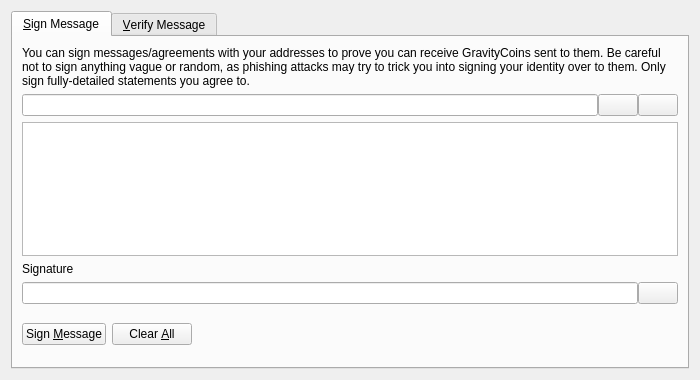
<?xml version="1.0" encoding="UTF-8"?>
<ui version="4.0">
 <class>SignVerifyMessageDialog</class>
 <widget class="QDialog" name="SignVerifyMessageDialog">
  <property name="geometry">
   <rect>
    <x>0</x>
    <y>0</y>
    <width>700</width>
    <height>380</height>
   </rect>
  </property>
  <property name="windowTitle">
   <string>Signatures - Sign / Verify a Message</string>
  </property>
  <property name="modal">
   <bool>true</bool>
  </property>
  <layout class="QVBoxLayout" name="verticalLayout">
   <item>
    <widget class="QTabWidget" name="tabWidget">
     <property name="currentIndex">
      <number>0</number>
     </property>
     <widget class="QWidget" name="tabSignMessage">
      <attribute name="title">
       <string>&amp;Sign Message</string>
      </attribute>
      <layout class="QVBoxLayout" name="verticalLayout_SM">
       <item>
        <widget class="QLabel" name="infoLabel_SM">
         <property name="text">
          <string>You can sign messages/agreements with your addresses to prove you can receive GravityCoins sent to them. Be careful not to sign anything vague or random, as phishing attacks may try to trick you into signing your identity over to them. Only sign fully-detailed statements you agree to.</string>
         </property>
         <property name="textFormat">
          <enum>Qt::PlainText</enum>
         </property>
         <property name="wordWrap">
          <bool>true</bool>
         </property>
        </widget>
       </item>
       <item>
        <layout class="QHBoxLayout" name="horizontalLayout_1_SM">
         <property name="spacing">
          <number>0</number>
         </property>
         <item>
          <widget class="QValidatedLineEdit" name="addressIn_SM">
           <property name="toolTip">
            <string>The Bitcoin address to sign the message with</string>
           </property>
          </widget>
         </item>
         <item>
          <widget class="QPushButton" name="addressBookButton_SM">
           <property name="toolTip">
            <string>Choose previously used address</string>
           </property>
           <property name="text">
            <string/>
           </property>
           <property name="icon">
            <iconset resource="../bitcoin.qrc">
             <normaloff>:/icons/address-book</normaloff>:/icons/address-book</iconset>
           </property>
           <property name="shortcut">
            <string>Alt+A</string>
           </property>
           <property name="autoDefault">
            <bool>false</bool>
           </property>
          </widget>
         </item>
         <item>
          <widget class="QPushButton" name="pasteButton_SM">
           <property name="toolTip">
            <string>Paste address from clipboard</string>
           </property>
           <property name="text">
            <string/>
           </property>
           <property name="icon">
            <iconset resource="../bitcoin.qrc">
             <normaloff>:/icons/editpaste</normaloff>:/icons/editpaste</iconset>
           </property>
           <property name="shortcut">
            <string>Alt+P</string>
           </property>
           <property name="autoDefault">
            <bool>false</bool>
           </property>
          </widget>
         </item>
        </layout>
       </item>
       <item>
        <widget class="QPlainTextEdit" name="messageIn_SM">
         <property name="toolTip">
          <string>Enter the message you want to sign here</string>
         </property>
        </widget>
       </item>
       <item>
        <widget class="QLabel" name="signatureLabel_SM">
         <property name="text">
          <string>Signature</string>
         </property>
         <property name="textFormat">
          <enum>Qt::PlainText</enum>
         </property>
        </widget>
       </item>
       <item>
        <layout class="QHBoxLayout" name="horizontalLayout_2_SM">
         <property name="spacing">
          <number>0</number>
         </property>
         <item>
          <widget class="QLineEdit" name="signatureOut_SM">
           <property name="font">
            <font>
             <italic>true</italic>
            </font>
           </property>
           <property name="readOnly">
            <bool>true</bool>
           </property>
          </widget>
         </item>
         <item>
          <widget class="QPushButton" name="copySignatureButton_SM">
           <property name="toolTip">
            <string>Copy the current signature to the system clipboard</string>
           </property>
           <property name="text">
            <string/>
           </property>
           <property name="icon">
            <iconset resource="../bitcoin.qrc">
             <normaloff>:/icons/editcopy</normaloff>:/icons/editcopy</iconset>
           </property>
           <property name="autoDefault">
            <bool>false</bool>
           </property>
          </widget>
         </item>
        </layout>
       </item>
       <item>
        <layout class="QHBoxLayout" name="horizontalLayout_3_SM">
         <item>
          <widget class="QPushButton" name="signMessageButton_SM">
           <property name="toolTip">
            <string>Sign the message to prove you own this GravityCoin address</string>
           </property>
           <property name="text">
            <string>Sign &amp;Message</string>
           </property>
           <property name="icon">
            <iconset resource="../bitcoin.qrc">
             <normaloff>:/icons/edit</normaloff>:/icons/edit</iconset>
           </property>
           <property name="autoDefault">
            <bool>false</bool>
           </property>
          </widget>
         </item>
         <item>
          <widget class="QPushButton" name="clearButton_SM">
           <property name="toolTip">
            <string>Reset all sign message fields</string>
           </property>
           <property name="text">
            <string>Clear &amp;All</string>
           </property>
           <property name="icon">
            <iconset resource="../bitcoin.qrc">
             <normaloff>:/icons/remove</normaloff>:/icons/remove</iconset>
           </property>
           <property name="autoDefault">
            <bool>false</bool>
           </property>
          </widget>
         </item>
         <item>
          <spacer name="horizontalSpacer_1_SM">
           <property name="orientation">
            <enum>Qt::Horizontal</enum>
           </property>
           <property name="sizeHint" stdset="0">
            <size>
             <width>40</width>
             <height>48</height>
            </size>
           </property>
          </spacer>
         </item>
         <item>
          <widget class="QLabel" name="statusLabel_SM">
           <property name="font">
            <font>
             <weight>75</weight>
             <bold>true</bold>
            </font>
           </property>
           <property name="text">
            <string/>
           </property>
           <property name="wordWrap">
            <bool>true</bool>
           </property>
          </widget>
         </item>
         <item>
          <spacer name="horizontalSpacer_2_SM">
           <property name="orientation">
            <enum>Qt::Horizontal</enum>
           </property>
           <property name="sizeHint" stdset="0">
            <size>
             <width>40</width>
             <height>48</height>
            </size>
           </property>
          </spacer>
         </item>
        </layout>
       </item>
      </layout>
     </widget>
     <widget class="QWidget" name="tabVerifyMessage">
      <attribute name="title">
       <string>&amp;Verify Message</string>
      </attribute>
      <layout class="QVBoxLayout" name="verticalLayout_VM">
       <item>
        <widget class="QLabel" name="infoLabel_VM">
         <property name="text">
          <string>Enter the receiver's address, message (ensure you copy line breaks, spaces, tabs, etc. exactly) and signature below to verify the message. Be careful not to read more into the signature than what is in the signed message itself, to avoid being tricked by a man-in-the-middle attack. Note that this only proves the signing party receives with the address, it cannot prove sendership of any transaction!</string>
         </property>
         <property name="textFormat">
          <enum>Qt::PlainText</enum>
         </property>
         <property name="alignment">
          <set>Qt::AlignLeading|Qt::AlignLeft|Qt::AlignTop</set>
         </property>
         <property name="wordWrap">
          <bool>true</bool>
         </property>
        </widget>
       </item>
       <item>
        <layout class="QHBoxLayout" name="horizontalLayout_1_VM">
         <property name="spacing">
          <number>0</number>
         </property>
         <item>
          <widget class="QValidatedLineEdit" name="addressIn_VM">
           <property name="toolTip">
            <string>The GravityCoin address the message was signed with</string>
           </property>
          </widget>
         </item>
         <item>
          <widget class="QPushButton" name="addressBookButton_VM">
           <property name="toolTip">
            <string>Choose previously used address</string>
           </property>
           <property name="text">
            <string/>
           </property>
           <property name="icon">
            <iconset resource="../bitcoin.qrc">
             <normaloff>:/icons/address-book</normaloff>:/icons/address-book</iconset>
           </property>
           <property name="shortcut">
            <string>Alt+A</string>
           </property>
           <property name="autoDefault">
            <bool>false</bool>
           </property>
          </widget>
         </item>
        </layout>
       </item>
       <item>
        <widget class="QPlainTextEdit" name="messageIn_VM"/>
       </item>
       <item>
        <widget class="QValidatedLineEdit" name="signatureIn_VM"/>
       </item>
       <item>
        <layout class="QHBoxLayout" name="horizontalLayout_2_VM">
         <item>
          <widget class="QPushButton" name="verifyMessageButton_VM">
           <property name="toolTip">
            <string>Verify the message to ensure it was signed with the specified GravityCoin address</string>
           </property>
           <property name="text">
            <string>Verify &amp;Message</string>
           </property>
           <property name="icon">
            <iconset resource="../bitcoin.qrc">
             <normaloff>:/icons/transaction_0</normaloff>:/icons/transaction_0</iconset>
           </property>
           <property name="autoDefault">
            <bool>false</bool>
           </property>
          </widget>
         </item>
         <item>
          <widget class="QPushButton" name="clearButton_VM">
           <property name="toolTip">
            <string>Reset all verify message fields</string>
           </property>
           <property name="text">
            <string>Clear &amp;All</string>
           </property>
           <property name="icon">
            <iconset resource="../bitcoin.qrc">
             <normaloff>:/icons/remove</normaloff>:/icons/remove</iconset>
           </property>
           <property name="autoDefault">
            <bool>false</bool>
           </property>
          </widget>
         </item>
         <item>
          <spacer name="horizontalSpacer_1_VM">
           <property name="orientation">
            <enum>Qt::Horizontal</enum>
           </property>
           <property name="sizeHint" stdset="0">
            <size>
             <width>40</width>
             <height>48</height>
            </size>
           </property>
          </spacer>
         </item>
         <item>
          <widget class="QLabel" name="statusLabel_VM">
           <property name="font">
            <font>
             <weight>75</weight>
             <bold>true</bold>
            </font>
           </property>
           <property name="text">
            <string/>
           </property>
           <property name="wordWrap">
            <bool>true</bool>
           </property>
          </widget>
         </item>
         <item>
          <spacer name="horizontalSpacer_2_VM">
           <property name="orientation">
            <enum>Qt::Horizontal</enum>
           </property>
           <property name="sizeHint" stdset="0">
            <size>
             <width>40</width>
             <height>48</height>
            </size>
           </property>
          </spacer>
         </item>
        </layout>
       </item>
      </layout>
     </widget>
    </widget>
   </item>
  </layout>
 </widget>
 <customwidgets>
  <customwidget>
   <class>QValidatedLineEdit</class>
   <extends>QLineEdit</extends>
   <header>qvalidatedlineedit.h</header>
  </customwidget>
 </customwidgets>
 <resources>
  <include location="../bitcoin.qrc"/>
 </resources>
 <connections/>
</ui>
